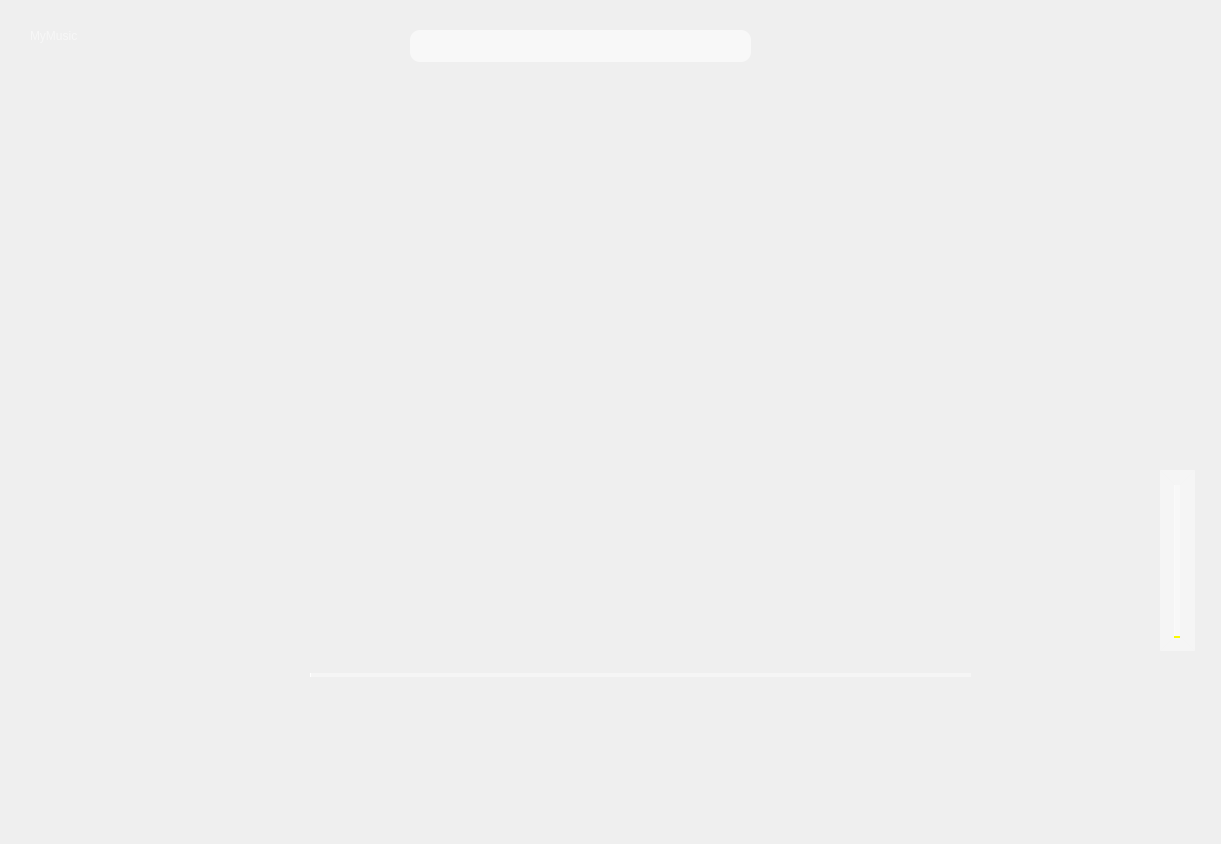
<?xml version="1.0" encoding="UTF-8"?>
<ui version="4.0">
 <class>MusicPlayerClass</class>
 <widget class="QMainWindow" name="MusicPlayerClass">
  <property name="geometry">
   <rect>
    <x>0</x>
    <y>0</y>
    <width>1221</width>
    <height>844</height>
   </rect>
  </property>
  <property name="windowTitle">
   <string>我的音乐</string>
  </property>
  <widget class="QWidget" name="centralWidget">
   <widget class="QFrame" name="frame">
    <property name="geometry">
     <rect>
      <x>10</x>
      <y>10</y>
      <width>1200</width>
      <height>700</height>
     </rect>
    </property>
    <property name="styleSheet">
     <string notr="true">QFrame#frame{
border-radius:5px;border-image: url(:/MusicPlayer/image/background/bg3.jpg);
}</string>
    </property>
    <property name="frameShape">
     <enum>QFrame::StyledPanel</enum>
    </property>
    <property name="frameShadow">
     <enum>QFrame::Raised</enum>
    </property>
    <widget class="QLabel" name="label_5">
     <property name="geometry">
      <rect>
       <x>20</x>
       <y>10</y>
       <width>291</width>
       <height>31</height>
      </rect>
     </property>
     <property name="styleSheet">
      <string notr="true">QLabel{
	font: 75 pt &quot;Comic Sans MS&quot;;
color:rgba(255,255,255,0.5);
}</string>
     </property>
     <property name="text">
      <string>MyMusic</string>
     </property>
    </widget>
    <widget class="QLabel" name="label_2">
     <property name="geometry">
      <rect>
       <x>370</x>
       <y>600</y>
       <width>521</width>
       <height>31</height>
      </rect>
     </property>
     <property name="styleSheet">
      <string notr="true">font: 75 11pt &quot;Comic Sans MS&quot;;
color: rgb(112, 112, 112);</string>
     </property>
     <property name="text">
      <string/>
     </property>
    </widget>
    <widget class="QLabel" name="label_3">
     <property name="geometry">
      <rect>
       <x>850</x>
       <y>630</y>
       <width>111</width>
       <height>21</height>
      </rect>
     </property>
     <property name="styleSheet">
      <string notr="true">font: 75 italic 11pt &quot;Comic Sans MS&quot;;
color: rgb(112, 112, 112);</string>
     </property>
     <property name="text">
      <string/>
     </property>
    </widget>
    <widget class="QLabel" name="label_4">
     <property name="geometry">
      <rect>
       <x>400</x>
       <y>390</y>
       <width>510</width>
       <height>32</height>
      </rect>
     </property>
     <property name="styleSheet">
      <string notr="true">font: 75 italic 12pt &quot;Comic Sans MS&quot;;
color: rgb(75, 75, 75);</string>
     </property>
     <property name="text">
      <string/>
     </property>
    </widget>
    <widget class="QLabel" name="label">
     <property name="geometry">
      <rect>
       <x>670</x>
       <y>450</y>
       <width>460</width>
       <height>32</height>
      </rect>
     </property>
     <property name="styleSheet">
      <string notr="true">font: 75 italic 12pt &quot;Comic Sans MS&quot;;
color: rgb(75, 75, 75);</string>
     </property>
     <property name="textFormat">
      <enum>Qt::MarkdownText</enum>
     </property>
    </widget>
    <widget class="QLineEdit" name="lineEdit">
     <property name="geometry">
      <rect>
       <x>400</x>
       <y>20</y>
       <width>341</width>
       <height>32</height>
      </rect>
     </property>
     <property name="toolTip">
      <string>输入歌曲或歌手</string>
     </property>
     <property name="statusTip">
      <string>输入歌曲</string>
     </property>
     <property name="styleSheet">
      <string notr="true">QLineEdit{
background-color: rgba(255, 255, 255,150);
border-style:outset;

border-width:0px;

border-radius:10px;
border-color: rgba(0,0,0,100);
font:bold 14px;
color:rgb(180,180,180);
padding:6px;
}</string>
     </property>
    </widget>
    <widget class="QPushButton" name="pushButton_10">
     <property name="geometry">
      <rect>
       <x>10</x>
       <y>60</y>
       <width>32</width>
       <height>32</height>
      </rect>
     </property>
     <property name="styleSheet">
      <string notr="true">QPushButton
{
background-image: url(:/MusicPlayer/image/image/music.png);
background-repeat:no-repeat;
background-position:center center;
border:none;

}

QPushButton:hover{

	background-image: url(:/MusicPlayer/image/image-hover/music-hover.png);
background-repeat:no-repeat;
background-position:center center;


}
QPushButton:pressed{
background-image: url(:/MusicPlayer/image/image/music.png);
background-repeat:no-repeat;
background-position:center center;

}
</string>
     </property>
     <property name="text">
      <string/>
     </property>
    </widget>
    <widget class="QPushButton" name="pushButton_11">
     <property name="geometry">
      <rect>
       <x>80</x>
       <y>60</y>
       <width>32</width>
       <height>32</height>
      </rect>
     </property>
     <property name="styleSheet">
      <string notr="true">QPushButton
{
background-image: url(:/MusicPlayer/image/image/like.png);
background-repeat:no-repeat;
background-position:center center;
border:none;

}

QPushButton:hover{

	background-image: url(:/MusicPlayer/image/image-hover/like-hover.png);
background-repeat:no-repeat;
background-position:center center;


}
QPushButton:pressed{
background-image: url(:/MusicPlayer/image/image/like.png);
background-repeat:no-repeat;
background-position:center center;

}
</string>
     </property>
     <property name="text">
      <string/>
     </property>
    </widget>
    <widget class="QPushButton" name="pushButton_12">
     <property name="geometry">
      <rect>
       <x>160</x>
       <y>60</y>
       <width>31</width>
       <height>31</height>
      </rect>
     </property>
     <property name="styleSheet">
      <string notr="true">QPushButton
{
background-image: url(:/MusicPlayer/image/image/list.png);
background-repeat:no-repeat;
background-position:center center;
border:none;

}

QPushButton:hover{

	background-image: url(:/MusicPlayer/image/image-hover/list-hover.png);
background-repeat:no-repeat;
background-position:center center;


}
QPushButton:pressed{
background-image: url(:/MusicPlayer/image/image/list.png);
background-repeat:no-repeat;
background-position:center center;

}
</string>
     </property>
     <property name="text">
      <string/>
     </property>
    </widget>
    <widget class="QPushButton" name="pushButton_13">
     <property name="geometry">
      <rect>
       <x>864</x>
       <y>-32</y>
       <width>32</width>
       <height>32</height>
      </rect>
     </property>
     <property name="styleSheet">
      <string notr="true">QPushButton
{
color:transparent;
background-image: url(:/MusicPlayer/image/image/left-arrow.png);
background-repeat:no-repeat;
background-position:center center;
border:none;

}

QPushButton:hover{



	background-image: url(:/MusicPlayer/image/image-hover/left-arrow-hover.png);
background-repeat:no-repeat;
background-position:center center;


}
QPushButton:pressed{
background-image: url(:/MusicPlayer/image/image/left-arrow.png);
background-repeat:no-repeat;
background-position:center center;

}
</string>
     </property>
     <property name="text">
      <string/>
     </property>
    </widget>
    <widget class="QPushButton" name="pushButton_15">
     <property name="geometry">
      <rect>
       <x>320</x>
       <y>60</y>
       <width>32</width>
       <height>32</height>
      </rect>
     </property>
     <property name="styleSheet">
      <string notr="true">QPushButton
{
background-repeat:no-repeat;
background-position:center center;
border:none;

}

QPushButton:hover{
background-repeat:no-repeat;
background-position:center center;


}
QPushButton:pressed{
background-repeat:no-repeat;
background-position:center center;

}
</string>
     </property>
     <property name="text">
      <string/>
     </property>
    </widget>
    <widget class="QPushButton" name="pushButton_16">
     <property name="geometry">
      <rect>
       <x>1100</x>
       <y>0</y>
       <width>32</width>
       <height>32</height>
      </rect>
     </property>
     <property name="styleSheet">
      <string notr="true">QPushButton
{
border-radius:0px;
background-image: url(:/MusicPlayer/image/min.png);
background-color: rgba(255, 255, 255,0);
background-repeat:no-repeat;
border:none;
background-position:center center;

}

QPushButton:hover{



	background-color: rgb(255, 255, 255,100);


}
QPushButton:pressed{
	background-color: rgba(95, 95, 95,100);
border-color:rgba(255,255,255,30);
border-style:inset;
color:rgba(0,0,0,100);

}
</string>
     </property>
     <property name="text">
      <string/>
     </property>
    </widget>
    <widget class="QPushButton" name="pushButton_17">
     <property name="geometry">
      <rect>
       <x>1165</x>
       <y>0</y>
       <width>32</width>
       <height>32</height>
      </rect>
     </property>
     <property name="styleSheet">
      <string notr="true">QPushButton
{
border-radius:0px;
background-image: url(:/MusicPlayer/image/quit.png);
background-color: rgba(255, 255, 255,0);
background-repeat:no-repeat;
border:none;
background-position:center center;

}
QPushButton:hover{

background-color: rgba(230,0,0,0.5);
}
QPushButton:pressed{
background-color: rgba(95, 95, 95,100);
border-color:rgba(255,255,255,30);
border-style:inset;
color:rgba(0,0,0,100);

}
</string>
     </property>
     <property name="text">
      <string/>
     </property>
    </widget>
    <widget class="QPushButton" name="pushButton_18">
     <property name="geometry">
      <rect>
       <x>750</x>
       <y>20</y>
       <width>32</width>
       <height>32</height>
      </rect>
     </property>
     <property name="styleSheet">
      <string notr="true">QPushButton
{
background-image: url(:/MusicPlayer/image/image/sereach.png);
background-repeat:no-repeat;
background-position:center center;
border:none;

}

QPushButton:hover{


background-image: url(:/MusicPlayer/image/image-hover/sereach-hover.png);
background-repeat:no-repeat;
background-position:center center;


}
QPushButton:pressed{
background-image: url(:/MusicPlayer/image/image/sereach.png);
background-repeat:no-repeat;
background-position:center center;

}
</string>
     </property>
     <property name="text">
      <string/>
     </property>
    </widget>
    <widget class="QPushButton" name="pushButton_19">
     <property name="geometry">
      <rect>
       <x>1132</x>
       <y>0</y>
       <width>32</width>
       <height>32</height>
      </rect>
     </property>
     <property name="styleSheet">
      <string notr="true">QPushButton
{
border-radius:0px;
background-image: url(:/MusicPlayer/image/max.png);
background-color: rgba(255, 255, 255,0);
background-repeat:no-repeat;
border:none;
background-position:center center;

}

QPushButton:hover{



	background-color: rgb(255, 255, 255,100);


}
QPushButton:pressed{
	background-color: rgba(95, 95, 95,100);
border-color:rgba(255,255,255,30);
border-style:inset;
color:rgba(0,0,0,100);

}
</string>
     </property>
     <property name="text">
      <string/>
     </property>
    </widget>
    <widget class="QPushButton" name="pushButton_2">
     <property name="geometry">
      <rect>
       <x>118</x>
       <y>640</y>
       <width>48</width>
       <height>48</height>
      </rect>
     </property>
     <property name="styleSheet">
      <string notr="true">QPushButton
{
background-repeat:no-repeat;
background-position:center center;
border:none;

}

QPushButton:hover{
background-repeat:no-repeat;
background-position:center center;


}
QPushButton:pressed{
background-repeat:no-repeat;
background-position:center center;

}
</string>
     </property>
     <property name="text">
      <string/>
     </property>
    </widget>
    <widget class="QPushButton" name="pushButton_20">
     <property name="geometry">
      <rect>
       <x>1068</x>
       <y>0</y>
       <width>32</width>
       <height>32</height>
      </rect>
     </property>
     <property name="styleSheet">
      <string notr="true">QPushButton
{
border-radius:0px;
background-image: url(:/MusicPlayer/image/tr.png);
background-color: rgba(255, 255, 255,0);
background-repeat:no-repeat;
border:none;
background-position:center center;

}

QPushButton:hover{



	background-color: rgb(255, 255, 255,100);


}
QPushButton:pressed{
	background-color: rgba(95, 95, 95,100);
border-color:rgba(255,255,255,30);
border-style:inset;
color:rgba(0,0,0,100);

}
</string>
     </property>
     <property name="text">
      <string/>
     </property>
    </widget>
    <widget class="QPushButton" name="pushButton_21">
     <property name="geometry">
      <rect>
       <x>1108</x>
       <y>650</y>
       <width>32</width>
       <height>32</height>
      </rect>
     </property>
     <property name="styleSheet">
      <string notr="true">QPushButton
{
background-image: url(:/MusicPlayer/image/image/playlist.png);
background-repeat:no-repeat;
background-position:center center;
border:none;

}

QPushButton:hover{

	background-image: url(:/MusicPlayer/image/image-hover/playlist-hover.png);
background-repeat:no-repeat;
background-position:center center;


}
QPushButton:pressed{
background-image: url(:/MusicPlayer/image/image/playlist.png);
background-repeat:no-repeat;
background-position:center center;

}
</string>
     </property>
     <property name="text">
      <string/>
     </property>
    </widget>
    <widget class="QPushButton" name="pushButton_14">
     <property name="geometry">
      <rect>
       <x>982</x>
       <y>650</y>
       <width>32</width>
       <height>32</height>
      </rect>
     </property>
     <property name="styleSheet">
      <string notr="true">QPushButton
{
background-repeat:no-repeat;
background-position:center center;
border:none;

}

QPushButton:hover{
background-repeat:no-repeat;
background-position:center center;


}
QPushButton:pressed{
background-repeat:no-repeat;
background-position:center center;

}
</string>
     </property>
     <property name="text">
      <string/>
     </property>
    </widget>
    <widget class="QPushButton" name="pushButton_22">
     <property name="geometry">
      <rect>
       <x>240</x>
       <y>60</y>
       <width>32</width>
       <height>32</height>
      </rect>
     </property>
     <property name="styleSheet">
      <string notr="true">QPushButton
{
background-image: url(:/MusicPlayer/image/image/play-resently.png);
background-repeat:no-repeat;
background-position:center center;
border:none;

}

QPushButton:hover{

	background-image: url(:/MusicPlayer/image/image-hover/play-resently-hover.png);
background-repeat:no-repeat;
background-position:center center;


}
QPushButton:pressed{
background-image: url(:/MusicPlayer/image/image/play-resently.png);
background-repeat:no-repeat;
background-position:center center;

}
</string>
     </property>
     <property name="text">
      <string/>
     </property>
    </widget>
    <widget class="QPushButton" name="pushButton_3">
     <property name="geometry">
      <rect>
       <x>230</x>
       <y>638</y>
       <width>48</width>
       <height>48</height>
      </rect>
     </property>
     <property name="styleSheet">
      <string notr="true">QPushButton
{
background-image: url(:/MusicPlayer/image/image/next.png);
background-repeat:no-repeat;
background-position:center center;
border:none;

}

QPushButton:hover{
background-image: url(:/MusicPlayer/image/image-hover/next-hover.png);
background-repeat:no-repeat;
background-position:center center;


}
QPushButton:pressed{
background-image: url(:/MusicPlayer/image/image/next.png);
background-repeat:no-repeat;
background-position:center center;

}
</string>
     </property>
     <property name="text">
      <string/>
     </property>
    </widget>
    <widget class="QPushButton" name="pushButton_5">
     <property name="geometry">
      <rect>
       <x>1020</x>
       <y>-32</y>
       <width>32</width>
       <height>32</height>
      </rect>
     </property>
     <property name="styleSheet">
      <string notr="true">QPushButton
{
color: rgba(255, 255, 255,0);
background-image: url(:/MusicPlayer/image/image/setting.png);
background-repeat:no-repeat;
background-position:center center;
border:none;

}

QPushButton:hover{



background-image: url(:/MusicPlayer/image/image-hover/setting.png);
background-repeat:no-repeat;
background-position:center center;


}
QPushButton:pressed{
background-image: url(:/MusicPlayer/image/image/setting.png);
background-repeat:no-repeat;
background-position:center center;

}

</string>
     </property>
     <property name="text">
      <string/>
     </property>
    </widget>
    <widget class="QPushButton" name="pushButton_6">
     <property name="geometry">
      <rect>
       <x>968</x>
       <y>-32</y>
       <width>32</width>
       <height>32</height>
      </rect>
     </property>
     <property name="styleSheet">
      <string notr="true">QPushButton
{
background-image: url(:/MusicPlayer/image/face.png);
background-repeat:no-repeat;
background-position:center center;
border:none;
color:transparent;

}

QPushButton:hover{



background-image: url(:/MusicPlayer/image/face-hover.png);
background-repeat:no-repeat;
background-position:center center;


}
QPushButton:pressed{
 background-image: url(:/MusicPlayer/image/face.png);
background-repeat:no-repeat;
background-position:center center;

}
</string>
     </property>
     <property name="text">
      <string/>
     </property>
    </widget>
    <widget class="QPushButton" name="pushButton_4">
     <property name="geometry">
      <rect>
       <x>10</x>
       <y>648</y>
       <width>48</width>
       <height>48</height>
      </rect>
     </property>
     <property name="styleSheet">
      <string notr="true">QPushButton
{
background-image: url(:/MusicPlayer/image/image/pre.png);
background-repeat:no-repeat;
background-position:center center;
border:none;

}

QPushButton:hover{

	background-image: url(:/MusicPlayer/image/image-hover/pre-hover.png);
background-repeat:no-repeat;
background-position:center center;


}
QPushButton:pressed{
background-image: url(:/MusicPlayer/image/image/pre.png);
background-repeat:no-repeat;
background-position:center center;

}
</string>
     </property>
     <property name="text">
      <string/>
     </property>
    </widget>
    <widget class="QPushButton" name="pushButton_7">
     <property name="geometry">
      <rect>
       <x>1066</x>
       <y>650</y>
       <width>32</width>
       <height>32</height>
      </rect>
     </property>
     <property name="styleSheet">
      <string notr="true">QPushButton
{
background-image: url(:/MusicPlayer/image/image/position.png);
background-repeat:no-repeat;
background-position:center center;
border:none;

}

QPushButton:hover{
background-image: url(:/MusicPlayer/image/image-hover/position-hover.png);
background-repeat:no-repeat;
background-position:center center;


}
QPushButton:pressed{
background-image: url(:/MusicPlayer/image/image/position.png);
background-repeat:no-repeat;
background-position:center center;

}
</string>
     </property>
     <property name="text">
      <string/>
     </property>
    </widget>
    <widget class="QPushButton" name="pushButton_8">
     <property name="geometry">
      <rect>
       <x>1150</x>
       <y>650</y>
       <width>32</width>
       <height>32</height>
      </rect>
     </property>
     <property name="styleSheet">
      <string notr="true">QPushButton
{

background-repeat:no-repeat;
background-position:center center;
border:none;

}

QPushButton:hover{


background-repeat:no-repeat;
background-position:center center;


}
QPushButton:pressed{

background-repeat:no-repeat;
background-position:center center;

}
</string>
     </property>
     <property name="text">
      <string/>
     </property>
    </widget>
    <widget class="QPushButton" name="pushButton_9">
     <property name="geometry">
      <rect>
       <x>1024</x>
       <y>650</y>
       <width>32</width>
       <height>32</height>
      </rect>
     </property>
     <property name="styleSheet">
      <string notr="true">QPushButton
{
background-repeat:no-repeat;
background-position:center center;
border:none;

}

QPushButton:hover{
background-repeat:no-repeat;
background-position:center center;


}
QPushButton:pressed{
background-repeat:no-repeat;
background-position:center center;

}
</string>
     </property>
     <property name="text">
      <string/>
     </property>
    </widget>
    <widget class="QSlider" name="verticalSlider">
     <property name="geometry">
      <rect>
       <x>1150</x>
       <y>460</y>
       <width>35</width>
       <height>181</height>
      </rect>
     </property>
     <property name="styleSheet">
      <string notr="true"> QSlider 
    {  
        background-color: rgba(255,255,255,0.2);
        min-width:5px; 
        max-width:5px;
        border:15px solid rgba(255,255,255,0.2); 
    }
     QSlider::add-page:vertical
     {      
       
	    background-color: rgb(250, 250, 0);
        width:4px;
     }
     QSlider::sub-page:vertical  
    {
        background-color: rgba(255,255,255,0.5); 
        width:4px;
     }
    QSlider::groove:vertical 
    {
        background:transparent;
        width:6px;
    }
    QSlider::handle:vertical 
    {
         height: 13px;
        width:13px;
 
 margin: -0 -4px; 
	border-image: url(:/MusicPlayer/image/圆形 (10).png);
     }</string>
     </property>
     <property name="orientation">
      <enum>Qt::Vertical</enum>
     </property>
    </widget>
    <widget class="QStackedWidget" name="stackedWidget">
     <property name="geometry">
      <rect>
       <x>12</x>
       <y>110</y>
       <width>350</width>
       <height>531</height>
      </rect>
     </property>
     <widget class="QWidget" name="page">
      <widget class="QListWidget" name="listWidget_3">
       <property name="geometry">
        <rect>
         <x>0</x>
         <y>0</y>
         <width>350</width>
         <height>531</height>
        </rect>
       </property>
       <property name="styleSheet">
        <string notr="true">QListWidget{
font: 75 12pt &quot;Comic Sans MS&quot;;
background-color:transparent;

}
QListWidget::item{
color:rgb(120,120,120);
border:none;
margin-top:3px;

}
QListWidget::item:hover{
padding-left:4px;
margin-top:3px;
color:rgb(100,100,100);
background-color:rgba(255,255,255,0.2);



}
QListWidget::item:selected{
outline:none;
margin-top:3px;
padding-left:4px;
background-color:rgba(255,255,255,0.5);
color:rgb(0,0,0);
}
QListWidget::item:!active{
margin-top:3px;
border:none;
background-color:rgba(255,255,255,0);
color:rgb(120,120,120);
}



</string>
       </property>
       <property name="frameShape">
        <enum>QFrame::NoFrame</enum>
       </property>
      </widget>
     </widget>
     <widget class="QWidget" name="page_2">
      <widget class="QListWidget" name="listWidget">
       <property name="geometry">
        <rect>
         <x>0</x>
         <y>0</y>
         <width>350</width>
         <height>531</height>
        </rect>
       </property>
       <property name="styleSheet">
        <string notr="true">QListWidget{
font: 75 12pt &quot;Comic Sans MS&quot;;
background-color:transparent;

}
QListWidget::item{
color:rgb(120,120,120);
border:none;
margin-top:3px;

}
QListWidget::item:hover{
padding-left:4px;
margin-top:3px;
color:rgb(100,100,100);
background-color:rgba(255,255,255,0.2);



}
QListWidget::item:selected{
outline:none;
margin-top:3px;
padding-left:4px;
background-color:rgba(255,255,255,0.5);
color:rgb(0,0,0);
}
QListWidget::item:!active{
margin-top:3px;
border:none;
background-color:rgba(255,255,255,0);
color:rgb(120,120,120);
}



</string>
       </property>
       <property name="frameShape">
        <enum>QFrame::NoFrame</enum>
       </property>
      </widget>
     </widget>
     <widget class="QWidget" name="page_3">
      <widget class="QListWidget" name="listWidget_2">
       <property name="geometry">
        <rect>
         <x>0</x>
         <y>0</y>
         <width>350</width>
         <height>531</height>
        </rect>
       </property>
       <property name="styleSheet">
        <string notr="true">QListWidget{
font: 75 12pt &quot;Comic Sans MS&quot;;
background-color:transparent;

}
QListWidget::item{
color:rgb(120,120,120);
border:none;
margin-top:3px;

}
QListWidget::item:hover{
padding-left:4px;
margin-top:3px;
color:rgb(100,100,100);
background-color:rgba(255,255,255,0.2);



}
QListWidget::item:selected{
outline:none;
margin-top:3px;
padding-left:4px;
background-color:rgba(255,255,255,0.5);
color:rgb(0,0,0);
}
QListWidget::item:!active{
margin-top:3px;
border:none;
background-color:rgba(255,255,255,0);
color:rgb(120,120,120);
}



</string>
       </property>
       <property name="frameShape">
        <enum>QFrame::NoFrame</enum>
       </property>
      </widget>
     </widget>
     <widget class="QWidget" name="page_4">
      <widget class="QListWidget" name="listWidget_4">
       <property name="geometry">
        <rect>
         <x>0</x>
         <y>0</y>
         <width>350</width>
         <height>531</height>
        </rect>
       </property>
       <property name="styleSheet">
        <string notr="true">QListWidget{
font: 75 12pt &quot;Comic Sans MS&quot;;
background-color:transparent;

}
QListWidget::item{
color:rgb(120,120,120);
border:none;
margin-top:3px;

}
QListWidget::item:hover{
padding-left:4px;
margin-top:3px;
color:rgb(100,100,100);
background-color:rgba(255,255,255,0.2);



}
QListWidget::item:selected{
outline:none;
margin-top:3px;
padding-left:4px;
background-color:rgba(255,255,255,0.5);
color:rgb(0,0,0);
}
QListWidget::item:!active{
margin-top:3px;
border:none;
background-color:rgba(255,255,255,0);
color:rgb(120,120,120);
}



</string>
       </property>
       <property name="frameShape">
        <enum>QFrame::NoFrame</enum>
       </property>
      </widget>
     </widget>
     <widget class="QWidget" name="page_5">
      <widget class="QListWidget" name="listWidget_5">
       <property name="geometry">
        <rect>
         <x>0</x>
         <y>0</y>
         <width>350</width>
         <height>531</height>
        </rect>
       </property>
       <property name="acceptDrops">
        <bool>false</bool>
       </property>
       <property name="styleSheet">
        <string notr="true">QListWidget{
font: 75 12pt &quot;Comic Sans MS&quot;;
background-color:transparent;

}
QListWidget::item{
color:rgb(120,120,120);
border:none;
margin-top:3px;

}
QListWidget::item:hover{
padding-left:4px;
margin-top:3px;
color:rgb(100,100,100);
background-color:rgba(255,255,255,0.2);



}
QListWidget::item:selected{
outline:none;
margin-top:3px;
padding-left:4px;
background-color:rgba(255,255,255,0.5);
color:rgb(0,0,0);
}
QListWidget::item:!active{
margin-top:3px;
border:none;
background-color:rgba(255,255,255,0);
color:rgb(120,120,120);
}



</string>
       </property>
       <property name="frameShape">
        <enum>QFrame::NoFrame</enum>
       </property>
      </widget>
     </widget>
    </widget>
    <widget class="QPushButton" name="pushButton">
     <property name="geometry">
      <rect>
       <x>916</x>
       <y>-32</y>
       <width>32</width>
       <height>32</height>
      </rect>
     </property>
     <property name="styleSheet">
      <string notr="true">
QPushButton
{
color:transparent;
background-image: url(:/MusicPlayer/image/image/add.png);
background-repeat:no-repeat;
background-position:center center;
border:none;

}

QPushButton:hover{



	background-image: url(:/MusicPlayer/image/image-hover/add-hover.png);
background-repeat:no-repeat;
background-position:center center;


}
QPushButton:pressed{
background-image: url(:/MusicPlayer/image/image/add.png);
background-repeat:no-repeat;
background-position:center center;

}

</string>
     </property>
     <property name="text">
      <string/>
     </property>
    </widget>
    <widget class="QSlider" name="horizontalSlider">
     <property name="geometry">
      <rect>
       <x>300</x>
       <y>650</y>
       <width>661</width>
       <height>31</height>
      </rect>
     </property>
     <property name="styleSheet">
      <string notr="true">
    QSlider::add-page:Horizontal
     {     
background-color: rgba(255, 255, 255,100);
        height:4px;  
     } 
     QSlider::sub-page:Horizontal   
    {  
background-color: rgb(255, 255, 255);
        height:4px;
     }
    QSlider::groove:Horizontal   
    { 
        background:transparent; 
        height:4px;
    }  
    QSlider::handle:Horizontal  
    { 
        height:16px; 
        width:16px; 
	
	border-image: url(:/MusicPlayer/image/圆形 (9).png);
  margin: -6 0px; 
    }
      
</string>
     </property>
     <property name="orientation">
      <enum>Qt::Horizontal</enum>
     </property>
    </widget>
   </widget>
  </widget>
 </widget>
 <layoutdefault spacing="6" margin="11"/>
 <resources>
  <include location="MusicPlayer.qrc"/>
 </resources>
 <connections/>
</ui>
